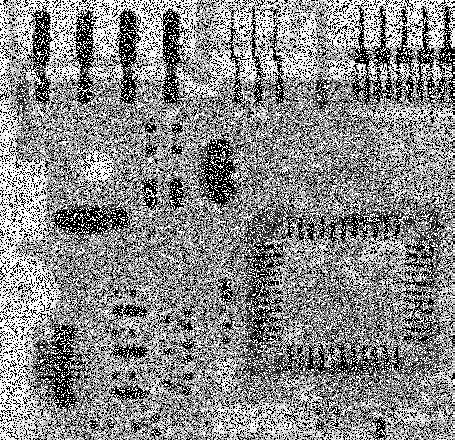
#> input picture CH05/input/Fig0514(a)(ckt_saltpep_prob_pt25).tif, 455 x 440 px
$ python adaptive-median-filter.py 'input/Fig0514(a)(ckt_saltpep_prob_pt25).tif'
#> lines starting #> are read from the running program, lines starting #| are printed output that depends on the picture
### CH05/filters.py
import numpy

# [42 lines left out: functions arithmetic_mean_filter, geometric_mean_filter, harmonic_mean_filter, contraharmonic_mean_filter, not called in this run]


def median_filter(img,w,h):
    w2 = w//2
    h2 = h//2

    out = img.copy()
    for i in range(h2,img.shape[0]-h2):
        for j in range(w2,img.shape[1]-w2):
            window = img[i-h2:i+h2+1,j-w2:j+w2+1]
            out[i,j] = numpy.median(window)
    return out

# [43 lines left out: functions max_filter, min_filter, midpoint_filter, alpha_trimmed_filter, not called in this run]

def adaptive_median_filter(img,S):
    def get_window(img,x,y,w,h):

        return img[x-w:x+w+1,y-h:y+h+1]

    def solve(x,y):
        ww = [1,0]
        nxt = 1
        while ww[1]<=S:
            w,h=ww
            if  x-w<=0 or x+w>=img.shape[0] or y-h<=0 or y+h>=img.shape[1]:
                return img[x,y]
            window = get_window(img,x,y,w,h)
            zxy =  img[x,y]
            zmin = numpy.min(window)
            zmax = numpy.max(window)
            zmed = numpy.median(window)
            A1 = zmed - zmin
            A2 = zmed - zmax
            if A1 > 0 and A2 < 0:
                break
            if h>=S:
                return zmed
            ww[nxt]+=1
            nxt = (nxt+1)%2

        B1 = zxy - zmin
        B2 = zxy - zmax
        if B1 > 0 and B2 < 0:
            return zxy
        else:
            return zmed
    out = numpy.empty_like(img)
    for i in range(img.shape[0]):
        for j in range(img.shape[1]):
            out[i,j] = solve(i,j)
    return out

### CH05/adaptive-median-filter.py
import skimage
from skimage import io, filters, color
import matplotlib.pyplot as plt
import numpy as np
import math
import sys
import filters as F


def disable_tick(axs):
    for u in range(len(axs)):
        axs[u].axes.get_xaxis().set_ticks([])
        axs[u].axes.get_yaxis().set_ticks([])

img1 = io.imread("input/"+"Fig0514(a)(ckt_saltpep_prob_pt25).tif")
#> img1 is the input picture: shape (440, 455); min 0, max 255, mean 138.1
img1 = skimage.img_as_float(img1)


f,axs = plt.subplots(1,3,figsize=(12,9))
disable_tick(axs)

axs[0].imshow(img1,cmap="gray")
axs[0].set_title("salt & pepper noise")

img2 = F.median_filter(img1,7,7)
#> after the loop in median_filter, `for i in range(h2,img.shape[0]-h2):`:
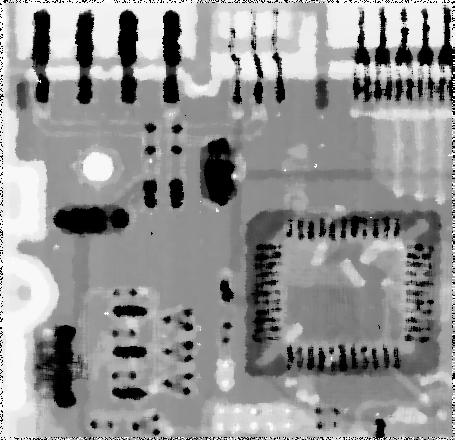
#> out: shape (440, 455) float64; min 0, max 1, mean 0.58
axs[1].imshow(img2,cmap="gray")
axs[1].set_title("median filter 7x7")


img3 = F.adaptive_median_filter(img1,3)
#> after the loop in adaptive_median_filter, `for i in range(img.shape[0]):`:
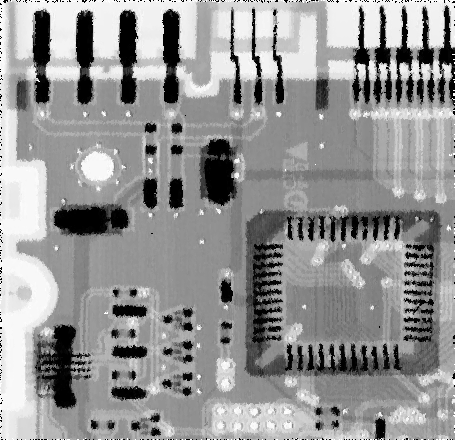
#> out: shape (440, 455) float64; min 0, max 1, mean 0.582
axs[2].imshow(img3,cmap="gray")
axs[2].set_title("adaptive median filter")


plt.savefig("output/"+sys.argv[0][:-2]+"png")
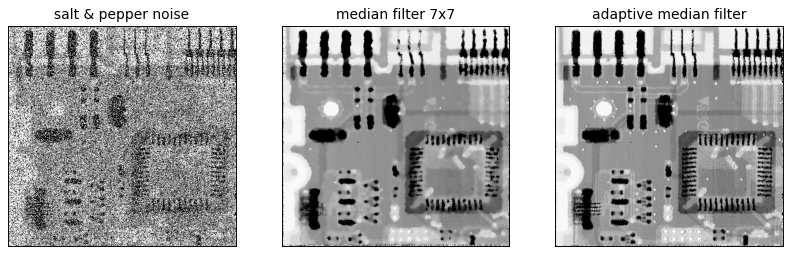
#> figure drawn by matplotlib, 3 panels
plt.show()
